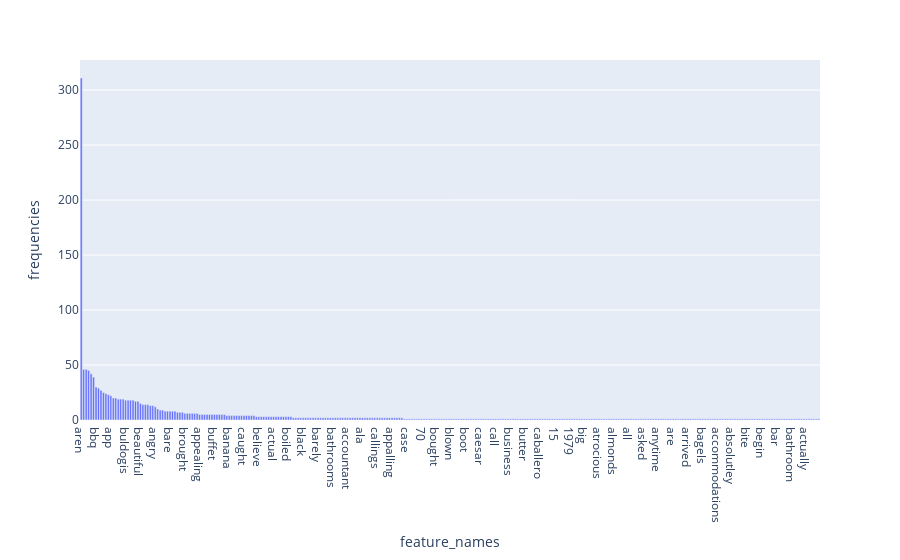

This figure's notebook cell:
### Code cell
# Sort the frequency
sort_df = term_frequencies_df.sort_values(['frequencies'], ascending=False).reset_index(drop=True)
fig = px.bar(sort_df, x='feature_names', y='frequencies')
fig.show()

### Figure 1 — Plotly figure (JSON) as saved in the notebook; plotly's stock layout.template omitted (floating-point values rounded to 4 significant figures; data arrays with more than 128 entries replaced by an {"elided": "..."} marker saying what was removed)
{"data": [{"alignmentgroup": "True", "hovertemplate": "feature_names=%{x}<br>frequencies=%{y}<extra></extra>", "legendgroup": "", "marker": {"color": "#636efa", "pattern": {"shape": ""}}, "name": "", "offsetgroup": "", "orientation": "v", "showlegend": false, "textposition": "auto", "type": "bar", "x": {"elided": "300 str values"}, "xaxis": "x", "y": {"elided": "300 int values"}, "yaxis": "y"}], "layout": {"barmode": "relative", "legend": {"tracegroupgap": 0}, "margin": {"t": 60}, "xaxis": {"anchor": "y", "domain": [0, 1], "title": {"text": "feature_names"}}, "yaxis": {"anchor": "x", "domain": [0, 1], "title": {"text": "frequencies"}}}}
